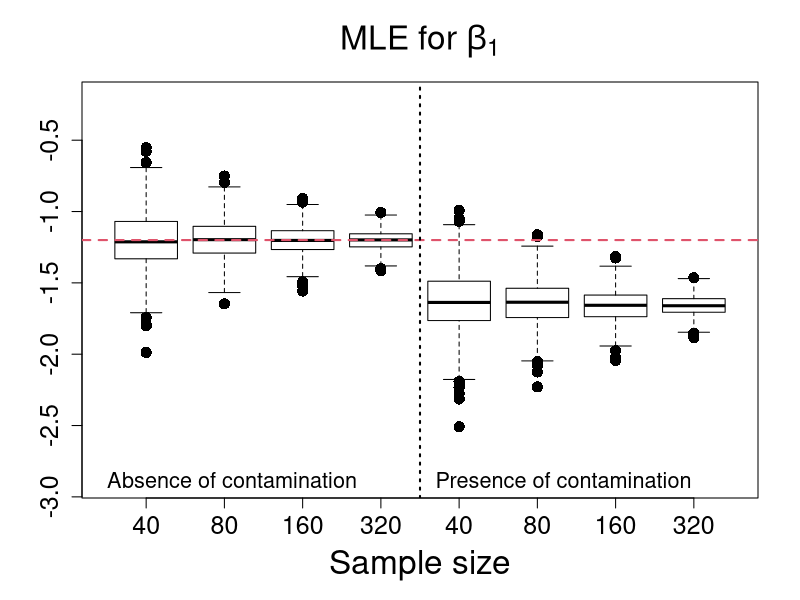
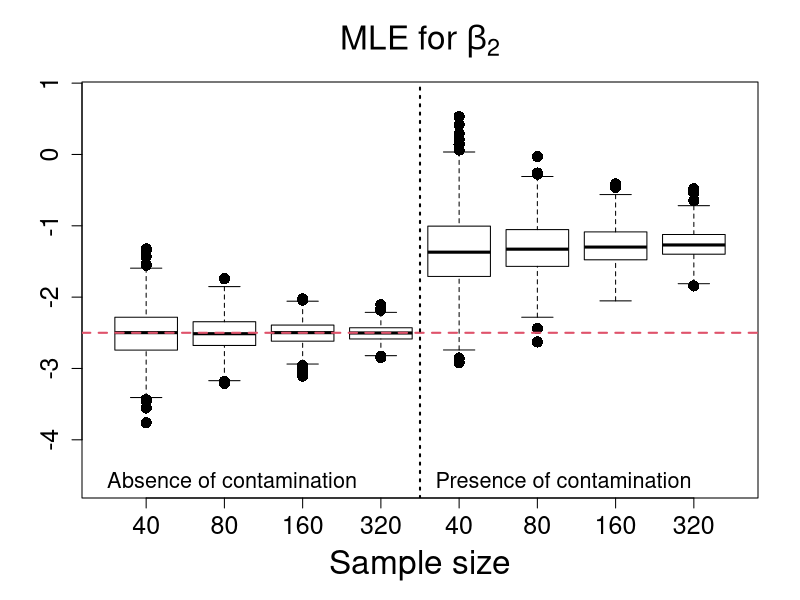
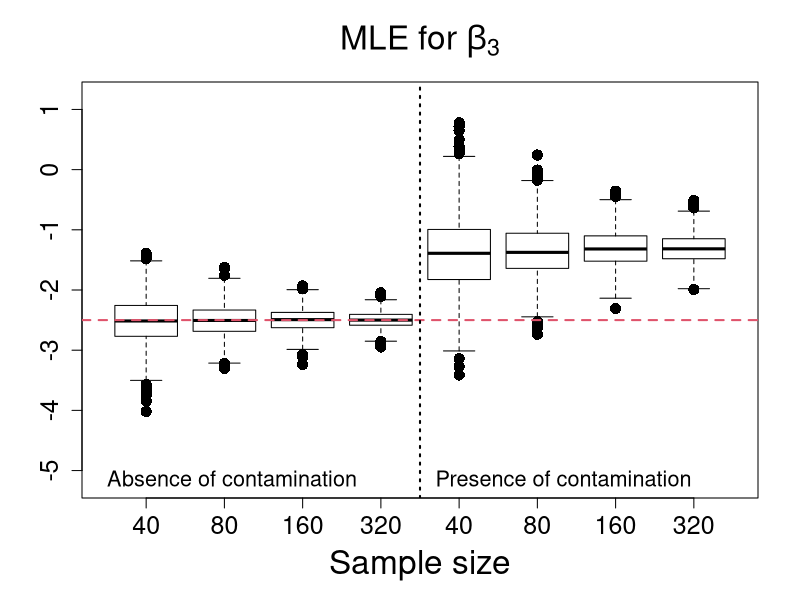
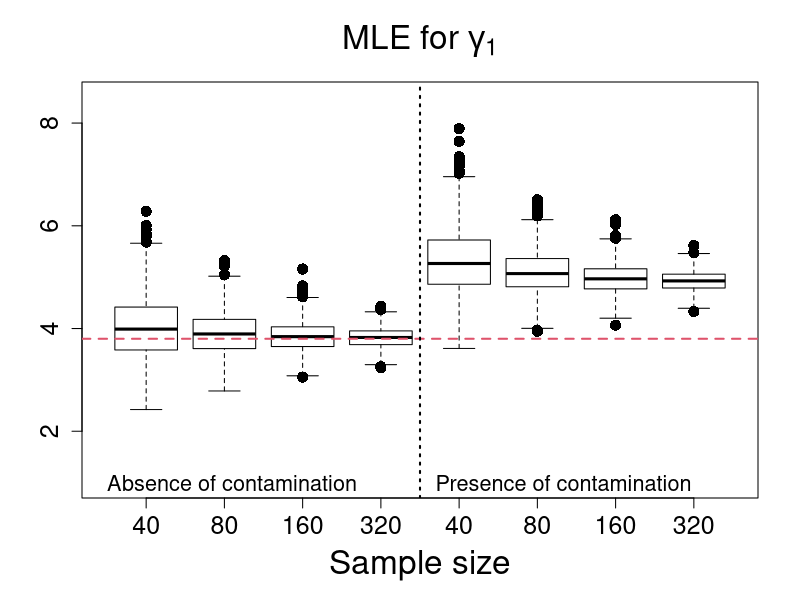
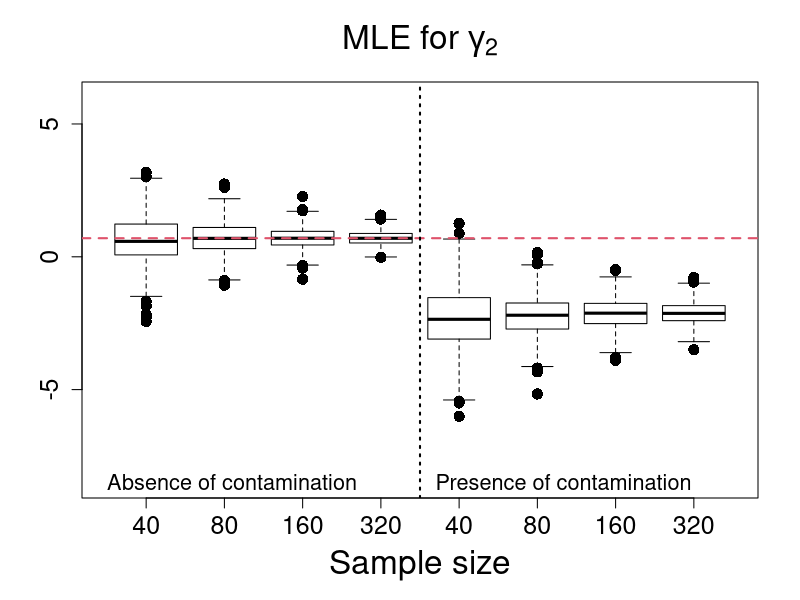
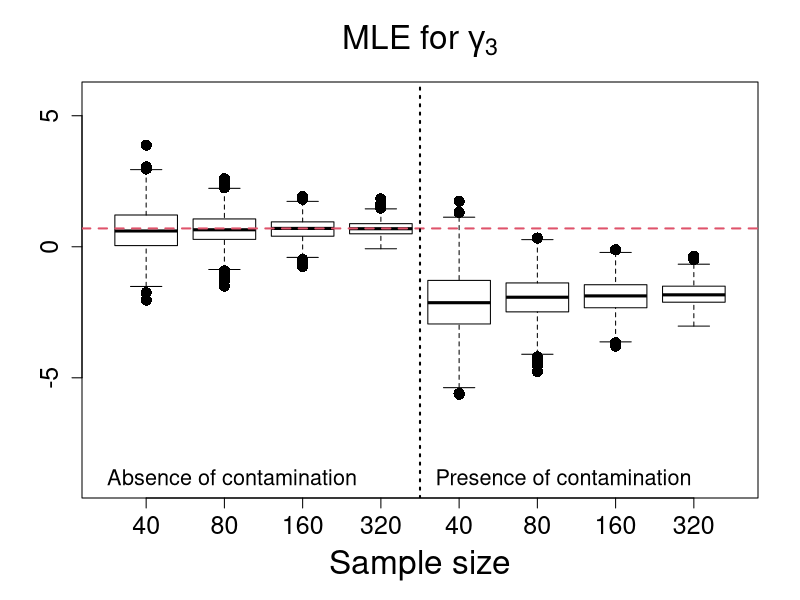
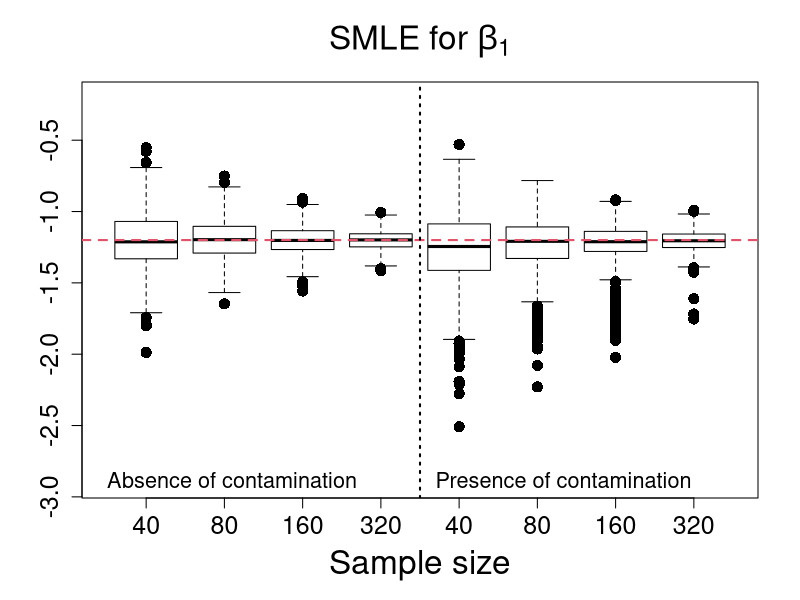
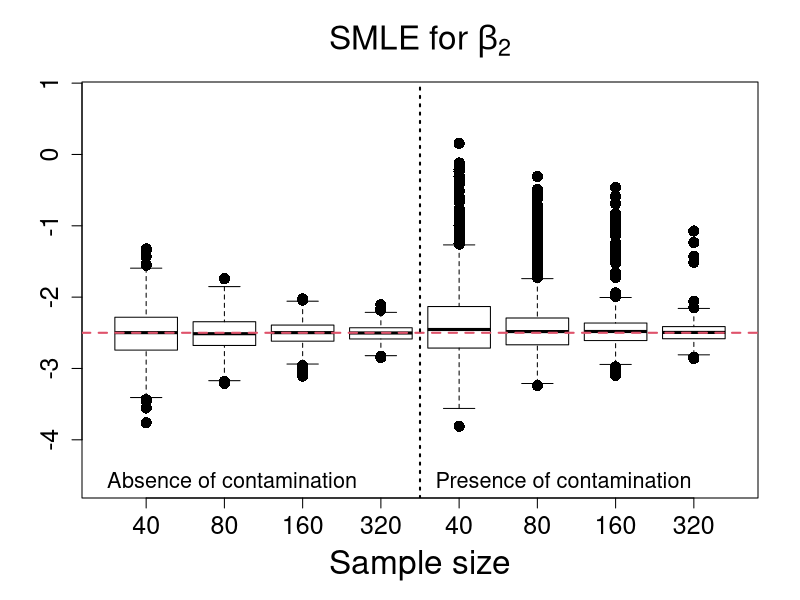

Generate these figures, in order, with R:
rm(list=ls())

data40 <- read.table("Estimates_Scenario5_n40.txt", h=T)
data80 <- read.table("Estimates_Scenario5_n80.txt", h=T)
data160 <- read.table("Estimates_Scenario5_n160.txt", h=T)
data320 <- read.table("Estimates_Scenario5_n320.txt", h=T)

#**************************MLE estimates******************************#
MLE_beta1_n40 <- data40$MLE_beta1; MLEC_beta1_n40 <- data40$MLE_C_beta1
MLE_beta2_n40 <- data40$MLE_beta2; MLEC_beta2_n40 <- data40$MLE_C_beta2
MLE_beta3_n40 <- data40$MLE_beta3; MLEC_beta3_n40 <- data40$MLE_C_beta3
MLE_gama1_n40 <- data40$MLE_gama1; MLEC_gama1_n40 <- data40$MLE_C_gama1
MLE_gama2_n40 <- data40$MLE_gama2; MLEC_gama2_n40 <- data40$MLE_C_gama2
MLE_gama3_n40 <- data40$MLE_gama3; MLEC_gama3_n40 <- data40$MLE_C_gama3

MLE_beta1_n80 <- data80$MLE_beta1; MLEC_beta1_n80 <- data80$MLE_C_beta1
MLE_beta2_n80 <- data80$MLE_beta2; MLEC_beta2_n80 <- data80$MLE_C_beta2
MLE_beta3_n80 <- data80$MLE_beta3; MLEC_beta3_n80 <- data80$MLE_C_beta3
MLE_gama1_n80 <- data80$MLE_gama1; MLEC_gama1_n80 <- data80$MLE_C_gama1
MLE_gama2_n80 <- data80$MLE_gama2; MLEC_gama2_n80 <- data80$MLE_C_gama2
MLE_gama3_n80 <- data80$MLE_gama3; MLEC_gama3_n80 <- data80$MLE_C_gama3

MLE_beta1_n160 <- data160$MLE_beta1; MLEC_beta1_n160 <- data160$MLE_C_beta1
MLE_beta2_n160 <- data160$MLE_beta2; MLEC_beta2_n160 <- data160$MLE_C_beta2
MLE_beta3_n160 <- data160$MLE_beta3; MLEC_beta3_n160 <- data160$MLE_C_beta3
MLE_gama1_n160 <- data160$MLE_gama1; MLEC_gama1_n160 <- data160$MLE_C_gama1
MLE_gama2_n160 <- data160$MLE_gama2; MLEC_gama2_n160 <- data160$MLE_C_gama2
MLE_gama3_n160 <- data160$MLE_gama3; MLEC_gama3_n160 <- data160$MLE_C_gama3

MLE_beta1_n320 <- data320$MLE_beta1; MLEC_beta1_n320 <- data320$MLE_C_beta1
MLE_beta2_n320 <- data320$MLE_beta2; MLEC_beta2_n320 <- data320$MLE_C_beta2
MLE_beta3_n320 <- data320$MLE_beta3; MLEC_beta3_n320 <- data320$MLE_C_beta3
MLE_gama1_n320 <- data320$MLE_gama1; MLEC_gama1_n320 <- data320$MLE_C_gama1
MLE_gama2_n320 <- data320$MLE_gama2; MLEC_gama2_n320 <- data320$MLE_C_gama2
MLE_gama3_n320 <- data320$MLE_gama3; MLEC_gama3_n320 <- data320$MLE_C_gama3


#**************************SMLE estimates******************************#

SMLE_beta1_n40 <- data40$SMLE_beta1; SMLEC_beta1_n40 <- data40$SMLE_C_beta1
SMLE_beta2_n40 <- data40$SMLE_beta2; SMLEC_beta2_n40 <- data40$SMLE_C_beta2
SMLE_beta3_n40 <- data40$SMLE_beta3; SMLEC_beta3_n40 <- data40$SMLE_C_beta3
SMLE_gama1_n40 <- data40$SMLE_gama1; SMLEC_gama1_n40 <- data40$SMLE_C_gama1
SMLE_gama2_n40 <- data40$SMLE_gama2; SMLEC_gama2_n40 <- data40$SMLE_C_gama2
SMLE_gama3_n40 <- data40$SMLE_gama3; SMLEC_gama3_n40 <- data40$SMLE_C_gama3

SMLE_beta1_n80 <- data80$SMLE_beta1; SMLEC_beta1_n80 <- data80$SMLE_C_beta1
SMLE_beta2_n80 <- data80$SMLE_beta2; SMLEC_beta2_n80 <- data80$SMLE_C_beta2
SMLE_beta3_n80 <- data80$SMLE_beta3; SMLEC_beta3_n80 <- data80$SMLE_C_beta3
SMLE_gama1_n80 <- data80$SMLE_gama1; SMLEC_gama1_n80 <- data80$SMLE_C_gama1
SMLE_gama2_n80 <- data80$SMLE_gama2; SMLEC_gama2_n80 <- data80$SMLE_C_gama2
SMLE_gama3_n80 <- data80$SMLE_gama3; SMLEC_gama3_n80 <- data80$SMLE_C_gama3

SMLE_beta1_n160 <- data160$SMLE_beta1; SMLEC_beta1_n160 <- data160$SMLE_C_beta1
SMLE_beta2_n160 <- data160$SMLE_beta2; SMLEC_beta2_n160 <- data160$SMLE_C_beta2
SMLE_beta3_n160 <- data160$SMLE_beta3; SMLEC_beta3_n160 <- data160$SMLE_C_beta3
SMLE_gama1_n160 <- data160$SMLE_gama1; SMLEC_gama1_n160 <- data160$SMLE_C_gama1
SMLE_gama2_n160 <- data160$SMLE_gama2; SMLEC_gama2_n160 <- data160$SMLE_C_gama2
SMLE_gama3_n160 <- data160$SMLE_gama3; SMLEC_gama3_n160 <- data160$SMLE_C_gama3

SMLE_beta1_n320 <- data320$SMLE_beta1; SMLEC_beta1_n320 <- data320$SMLE_C_beta1
SMLE_beta2_n320 <- data320$SMLE_beta2; SMLEC_beta2_n320 <- data320$SMLE_C_beta2
SMLE_beta3_n320 <- data320$SMLE_beta3; SMLEC_beta3_n320 <- data320$SMLE_C_beta3
SMLE_gama1_n320 <- data320$SMLE_gama1; SMLEC_gama1_n320 <- data320$SMLE_C_gama1
SMLE_gama2_n320 <- data320$SMLE_gama2; SMLEC_gama2_n320 <- data320$SMLE_C_gama2
SMLE_gama3_n320 <- data320$SMLE_gama3; SMLEC_gama3_n320 <- data320$SMLE_C_gama3

#**************************MDPDE estimates******************************#

MDPDE_beta1_n40 <- data40$MDPDE_beta1; MDPDEC_beta1_n40 <- data40$MDPDE_C_beta1
MDPDE_beta2_n40 <- data40$MDPDE_beta2; MDPDEC_beta2_n40 <- data40$MDPDE_C_beta2
MDPDE_beta3_n40 <- data40$MDPDE_beta3; MDPDEC_beta3_n40 <- data40$MDPDE_C_beta3
MDPDE_gama1_n40 <- data40$MDPDE_gama1; MDPDEC_gama1_n40 <- data40$MDPDE_C_gama1
MDPDE_gama2_n40 <- data40$MDPDE_gama2; MDPDEC_gama2_n40 <- data40$MDPDE_C_gama2
MDPDE_gama3_n40 <- data40$MDPDE_gama3; MDPDEC_gama3_n40 <- data40$MDPDE_C_gama3

MDPDE_beta1_n80 <- data80$MDPDE_beta1; MDPDEC_beta1_n80 <- data80$MDPDE_C_beta1
MDPDE_beta2_n80 <- data80$MDPDE_beta2; MDPDEC_beta2_n80 <- data80$MDPDE_C_beta2
MDPDE_beta3_n80 <- data80$MDPDE_beta3; MDPDEC_beta3_n80 <- data80$MDPDE_C_beta3
MDPDE_gama1_n80 <- data80$MDPDE_gama1; MDPDEC_gama1_n80 <- data80$MDPDE_C_gama1
MDPDE_gama2_n80 <- data80$MDPDE_gama2; MDPDEC_gama2_n80 <- data80$MDPDE_C_gama2
MDPDE_gama3_n80 <- data80$MDPDE_gama3; MDPDEC_gama3_n80 <- data80$MDPDE_C_gama3

MDPDE_beta1_n160 <- data160$MDPDE_beta1; MDPDEC_beta1_n160 <- data160$MDPDE_C_beta1
MDPDE_beta2_n160 <- data160$MDPDE_beta2; MDPDEC_beta2_n160 <- data160$MDPDE_C_beta2
MDPDE_beta3_n160 <- data160$MDPDE_beta3; MDPDEC_beta3_n160 <- data160$MDPDE_C_beta3
MDPDE_gama1_n160 <- data160$MDPDE_gama1; MDPDEC_gama1_n160 <- data160$MDPDE_C_gama1
MDPDE_gama2_n160 <- data160$MDPDE_gama2; MDPDEC_gama2_n160 <- data160$MDPDE_C_gama2
MDPDE_gama3_n160 <- data160$MDPDE_gama3; MDPDEC_gama3_n160 <- data160$MDPDE_C_gama3

MDPDE_beta1_n320 <- data320$MDPDE_beta1; MDPDEC_beta1_n320 <- data320$MDPDE_C_beta1
MDPDE_beta2_n320 <- data320$MDPDE_beta2; MDPDEC_beta2_n320 <- data320$MDPDE_C_beta2
MDPDE_beta3_n320 <- data320$MDPDE_beta3; MDPDEC_beta3_n320 <- data320$MDPDE_C_beta3
MDPDE_gama1_n320 <- data320$MDPDE_gama1; MDPDEC_gama1_n320 <- data320$MDPDE_C_gama1
MDPDE_gama2_n320 <- data320$MDPDE_gama2; MDPDEC_gama2_n320 <- data320$MDPDE_C_gama2
MDPDE_gama3_n320 <- data320$MDPDE_gama3; MDPDEC_gama3_n320 <- data320$MDPDE_C_gama3

#********************MLE estimates of beta1****************#
boxplot(MLE_beta1_n40,MLE_beta1_n80,MLE_beta1_n160,MLE_beta1_n320,
MLEC_beta1_n40,MLEC_beta1_n80,MLEC_beta1_n160,MLEC_beta1_n320,
main=expression( paste("MLE for ", beta[1])),
xlab="Sample size",ylab="",names=c(40,80,160,320,40,80,160,320),outline=T,
ylim=c(-2.9,-0.2), cex=1.5,cex.lab=2.0,cex.axis=1.5,cex.main=2.0, pch=16, col=NULL)
abline(-1.2,0,col=2,lty=2,lwd=2)
abline(v=4.5,lty=3,lwd=2)
legend(0.0,-2.7,"Absence of contamination",bty="n",cex=1.3)
legend(4.2,-2.7,"Presence of contamination",bty="n",cex=1.3)

#********************MLE estimates of beta2****************#
boxplot(MLE_beta2_n40,MLE_beta2_n80,MLE_beta2_n160,MLE_beta2_n320,
MLEC_beta2_n40,MLEC_beta2_n80,MLEC_beta2_n160,MLEC_beta2_n320,
main=expression( paste("MLE for ", beta[2])),
xlab="Sample size",ylab="",names=c(40,80,160,320,40,80,160,320),outline=T,
ylim=c(-4.6,0.8), cex=1.5,cex.lab=2.0,cex.axis=1.5,cex.main=2.0, pch=16, col=NULL)
abline(-2.5,0,col=2,lty=2,lwd=2)
abline(v=4.5,lty=3,lwd=2)
legend(0.0,-4.2,"Absence of contamination",bty="n",cex=1.3)
legend(4.2,-4.2,"Presence of contamination",bty="n",cex=1.3)

#********************MLE estimates of beta3****************#
boxplot(MLE_beta3_n40,MLE_beta3_n80,MLE_beta3_n160,MLE_beta3_n320,
MLEC_beta3_n40,MLEC_beta3_n80,MLEC_beta3_n160,MLEC_beta3_n320,
main=expression( paste("MLE for ", beta[3])),
xlab="Sample size",ylab="",names=c(40,80,160,320,40,80,160,320),outline=T,
ylim=c(-5.2,1.2), cex=1.5,cex.lab=2.0,cex.axis=1.5,cex.main=2.0, pch=16, col=NULL)
abline(-2.5,0,col=2,lty=2,lwd=2)
abline(v=4.5,lty=3,lwd=2)
legend(0.0,-4.7,"Absence of contamination",bty="n",cex=1.3)
legend(4.2,-4.7,"Presence of contamination",bty="n",cex=1.3)

#********************MLE estimates of gamma1****************#
boxplot(MLE_gama1_n40,MLE_gama1_n80,MLE_gama1_n160,MLE_gama1_n320,
MLEC_gama1_n40,MLEC_gama1_n80,MLEC_gama1_n160,MLEC_gama1_n320,
main=expression( paste("MLE for ", gamma[1])),
xlab="Sample size",ylab="",names=c(40,80,160,320,40,80,160,320),outline=T,
ylim=c(1,8.5), cex=1.5,cex.lab=2.0,cex.axis=1.5,cex.main=2.0, pch=16, col=NULL)
abline(3.8,0,col=2,lty=2,lwd=2)
abline(v=4.5,lty=3,lwd=2)
legend(0.0,1.5,"Absence of contamination",bty="n",cex=1.3)
legend(4.2,1.5,"Presence of contamination",bty="n",cex=1.3)

#********************MLE estimates of gamma2****************#
boxplot(MLE_gama2_n40,MLE_gama2_n80,MLE_gama2_n160,MLE_gama2_n320,
MLEC_gama2_n40,MLEC_gama2_n80,MLEC_gama2_n160,MLEC_gama2_n320,
main=expression( paste("MLE for ", gamma[2])),
xlab="Sample size",ylab="",names=c(40,80,160,320,40,80,160,320),outline=T,
ylim=c(-8.5,6.0), cex=1.5,cex.lab=2.0,cex.axis=1.5,cex.main=2.0, pch=16, col=NULL)
abline(0.7,0,col=2,lty=2,lwd=2)
abline(v=4.5,lty=3,lwd=2)
legend(0.0,-7.5,"Absence of contamination",bty="n",cex=1.3)
legend(4.2,-7.5,"Presence of contamination",bty="n",cex=1.3)

#********************MLE estimates of gamma3****************#
boxplot(MLE_gama3_n40,MLE_gama3_n80,MLE_gama3_n160,MLE_gama3_n320,
MLEC_gama3_n40,MLEC_gama3_n80,MLEC_gama3_n160,MLEC_gama3_n320,
main=expression( paste("MLE for ", gamma[3])),
xlab="Sample size",ylab="",names=c(40,80,160,320,40,80,160,320),outline=T,
ylim=c(-9.0,5.7), cex=1.5,cex.lab=2.0,cex.axis=1.5,cex.main=2.0, pch=16, col=NULL)
abline(0.7,0,col=2,lty=2,lwd=2)
abline(v=4.5,lty=3,lwd=2)
legend(0.0,-7.8,"Absence of contamination",bty="n",cex=1.3)
legend(4.2,-7.8,"Presence of contamination",bty="n",cex=1.3)

#**************************SMLE estimates******************************#

#********************SMLE estimates of beta1****************#
boxplot(SMLE_beta1_n40,SMLE_beta1_n80,SMLE_beta1_n160,SMLE_beta1_n320,
SMLEC_beta1_n40,SMLEC_beta1_n80,SMLEC_beta1_n160,SMLEC_beta1_n320,
main=expression( paste("SMLE for ", beta[1])),
xlab="Sample size",ylab="",names=c(40,80,160,320,40,80,160,320),outline=T,
ylim=c(-2.9,-0.2), cex=1.5,cex.lab=2.0,cex.axis=1.5,cex.main=2.0, pch=16, col=NULL)
abline(-1.2,0,col=2,lty=2,lwd=2)
abline(v=4.5,lty=3,lwd=2)
legend(0.0,-2.7,"Absence of contamination",bty="n",cex=1.3)
legend(4.2,-2.7,"Presence of contamination",bty="n",cex=1.3)

#********************SMLE estimates of beta2****************#
boxplot(SMLE_beta2_n40,SMLE_beta2_n80,SMLE_beta2_n160,SMLE_beta2_n320,
SMLEC_beta2_n40,SMLEC_beta2_n80,SMLEC_beta2_n160,SMLEC_beta2_n320,
main=expression( paste("SMLE for ", beta[2])),
xlab="Sample size",ylab="",names=c(40,80,160,320,40,80,160,320),outline=T,
ylim=c(-4.6,0.8), cex=1.5,cex.lab=2.0,cex.axis=1.5,cex.main=2.0, pch=16, col=NULL)
abline(-2.5,0,col=2,lty=2,lwd=2)
abline(v=4.5,lty=3,lwd=2)
legend(0.0,-4.2,"Absence of contamination",bty="n",cex=1.3)
legend(4.2,-4.2,"Presence of contamination",bty="n",cex=1.3)

#********************SMLE estimates of beta3****************#
boxplot(SMLE_beta3_n40,SMLE_beta3_n80,SMLE_beta3_n160,SMLE_beta3_n320,
SMLEC_beta3_n40,SMLEC_beta3_n80,SMLEC_beta3_n160,SMLEC_beta3_n320,
main=expression( paste("SMLE for ", beta[3])),
xlab="Sample size",ylab="",names=c(40,80,160,320,40,80,160,320),outline=T,
ylim=c(-5.2,1.2), cex=1.5,cex.lab=2.0,cex.axis=1.5,cex.main=2.0, pch=16, col=NULL)
abline(-2.5,0,col=2,lty=2,lwd=2)
abline(v=4.5,lty=3,lwd=2)
legend(0.0,-4.7,"Absence of contamination",bty="n",cex=1.3)
legend(4.2,-4.7,"Presence of contamination",bty="n",cex=1.3)

#********************SMLE estimates of gamma1****************#
boxplot(SMLE_gama1_n40,SMLE_gama1_n80,SMLE_gama1_n160,SMLE_gama1_n320,
SMLEC_gama1_n40,SMLEC_gama1_n80,SMLEC_gama1_n160,SMLEC_gama1_n320,
main=expression( paste("SMLE for ", gamma[1])),
xlab="Sample size",ylab="",names=c(40,80,160,320,40,80,160,320),outline=T,
ylim=c(1,8.5), cex=1.5,cex.lab=2.0,cex.axis=1.5,cex.main=2.0, pch=16, col=NULL)
abline(3.8,0,col=2,lty=2,lwd=2)
abline(v=4.5,lty=3,lwd=2)
legend(0.0,1.5,"Absence of contamination",bty="n",cex=1.3)
legend(4.2,1.5,"Presence of contamination",bty="n",cex=1.3)

#********************SMLE estimates of gamma2****************#
boxplot(SMLE_gama2_n40,SMLE_gama2_n80,SMLE_gama2_n160,SMLE_gama2_n320,
SMLEC_gama2_n40,SMLEC_gama2_n80,SMLEC_gama2_n160,SMLEC_gama2_n320,
main=expression( paste("SMLE for ", gamma[2])),
xlab="Sample size",ylab="",names=c(40,80,160,320,40,80,160,320),outline=T,
ylim=c(-8.5,6), cex=1.5,cex.lab=2.0,cex.axis=1.5,cex.main=2.0, pch=16, col=NULL)
abline(0.7,0,col=2,lty=2,lwd=2)
abline(v=4.5,lty=3,lwd=2)
legend(0.0,-7.5,"Absence of contamination",bty="n",cex=1.3)
legend(4.2,-7.5,"Presence of contamination",bty="n",cex=1.3)

#********************SMLE estimates of gamma3****************#
boxplot(SMLE_gama3_n40,SMLE_gama3_n80,SMLE_gama3_n160,SMLE_gama3_n320,
SMLEC_gama3_n40,SMLEC_gama3_n80,SMLEC_gama3_n160,SMLEC_gama3_n320,
main=expression( paste("SMLE for ", gamma[3])),
xlab="Sample size",ylab="",names=c(40,80,160,320,40,80,160,320),outline=T,
ylim=c(-9.0,5.7), cex=1.5,cex.lab=2.0,cex.axis=1.5,cex.main=2.0, pch=16, col=NULL)
abline(0.7,0,col=2,lty=2,lwd=2)
abline(v=4.5,lty=3,lwd=2)
legend(0.0,-7.8,"Absence of contamination",bty="n",cex=1.3)
legend(4.2,-7.8,"Presence of contamination",bty="n",cex=1.3)

#**************************MDPDE estimates******************************#

#********************MDPDE estimates of beta1****************#
boxplot(MDPDE_beta1_n40,MDPDE_beta1_n80,MDPDE_beta1_n160,MDPDE_beta1_n320,
MDPDEC_beta1_n40,MDPDEC_beta1_n80,MDPDEC_beta1_n160,MDPDEC_beta1_n320,
main=expression( paste("MDPDE for ", beta[1])),
xlab="Sample size",ylab="",names=c(40,80,160,320,40,80,160,320),outline=T,
ylim=c(-2.9,-0.2), cex=1.5,cex.lab=2.0,cex.axis=1.5,cex.main=2.0, pch=16, col=NULL)
abline(-1.2,0,col=2,lty=2,lwd=2)
abline(v=4.5,lty=3,lwd=2)
legend(0.0,-2.7,"Absence of contamination",bty="n",cex=1.3)
legend(4.2,-2.7,"Presence of contamination",bty="n",cex=1.3)

#********************MDPDE estimates of beta2****************#
boxplot(MDPDE_beta2_n40,MDPDE_beta2_n80,MDPDE_beta2_n160,MDPDE_beta2_n320,
MDPDEC_beta2_n40,MDPDEC_beta2_n80,MDPDEC_beta2_n160,MDPDEC_beta2_n320,
main=expression( paste("MDPDE for ", beta[2])),
xlab="Sample size",ylab="",names=c(40,80,160,320,40,80,160,320),outline=T,
ylim=c(-4.6,0.8), cex=1.5,cex.lab=2.0,cex.axis=1.5,cex.main=2.0, pch=16, col=NULL)
abline(-2.5,0,col=2,lty=2,lwd=2)
abline(v=4.5,lty=3,lwd=2)
legend(0.0,-4.2,"Absence of contamination",bty="n",cex=1.3)
legend(4.2,-4.2,"Presence of contamination",bty="n",cex=1.3)

#********************MDPDE estimates of beta3****************#
boxplot(MDPDE_beta3_n40,MDPDE_beta3_n80,MDPDE_beta3_n160,MDPDE_beta3_n320,
MDPDEC_beta3_n40,MDPDEC_beta3_n80,MDPDEC_beta3_n160,MDPDEC_beta3_n320,
main=expression( paste("MDPDE for ", beta[3])),
xlab="Sample size",ylab="",names=c(40,80,160,320,40,80,160,320),outline=T,
ylim=c(-5.2,1.2), cex=1.5,cex.lab=2.0,cex.axis=1.5,cex.main=2.0, pch=16, col=NULL)
abline(-2.5,0,col=2,lty=2,lwd=2)
abline(v=4.5,lty=3,lwd=2)
legend(0.0,-4.7,"Absence of contamination",bty="n",cex=1.3)
legend(4.2,-4.7,"Presence of contamination",bty="n",cex=1.3)

#********************MDPDE estimates of gamma1****************#
boxplot(MDPDE_gama1_n40,MDPDE_gama1_n80,MDPDE_gama1_n160,MDPDE_gama1_n320,
MDPDEC_gama1_n40,MDPDEC_gama1_n80,MDPDEC_gama1_n160,MDPDEC_gama1_n320,
main=expression( paste("MDPDE for ", gamma[1])),
xlab="Sample size",ylab="",names=c(40,80,160,320,40,80,160,320),outline=T,
ylim=c(1,8.5), cex=1.5,cex.lab=2.0,cex.axis=1.5,cex.main=2.0, pch=16, col=NULL)
abline(3.8,0,col=2,lty=2,lwd=2)
abline(v=4.5,lty=3,lwd=2)
legend(0.0,1.5,"Absence of contamination",bty="n",cex=1.3)
legend(4.2,1.5,"Presence of contamination",bty="n",cex=1.3)

#********************MDPDE estimates of gamma2****************#
boxplot(MDPDE_gama2_n40,MDPDE_gama2_n80,MDPDE_gama2_n160,MDPDE_gama2_n320,
MDPDEC_gama2_n40,MDPDEC_gama2_n80,MDPDEC_gama2_n160,MDPDEC_gama2_n320,
main=expression( paste("MDPDE for ", gamma[2])),
xlab="Sample size",ylab="",names=c(40,80,160,320,40,80,160,320),outline=T,
ylim=c(-8.5,6.0), cex=1.5,cex.lab=2.0,cex.axis=1.5,cex.main=2.0, pch=16, col=NULL)
abline(0.7,0,col=2,lty=2,lwd=2)
abline(v=4.5,lty=3,lwd=2)
legend(0.0,-7.5,"Absence of contamination",bty="n",cex=1.3)
legend(4.2,-7.5,"Presence of contamination",bty="n",cex=1.3)

#********************MDPDE estimates of gamma3****************#
boxplot(MDPDE_gama3_n40,MDPDE_gama3_n80,MDPDE_gama3_n160,MDPDE_gama3_n320,
MDPDEC_gama3_n40,MDPDEC_gama3_n80,MDPDEC_gama3_n160,MDPDEC_gama3_n320,
main=expression( paste("MDPDE for ", gamma[3])),
xlab="Sample size",ylab="",names=c(40,80,160,320,40,80,160,320),outline=T,
ylim=c(-9.0,5.7), cex=1.5,cex.lab=2.0,cex.axis=1.5,cex.main=2.0, pch=16, col=NULL)
abline(0.7,0,col=2,lty=2,lwd=2)
abline(v=4.5,lty=3,lwd=2)
legend(0.0,-7.8,"Absence of contamination",bty="n",cex=1.3)
legend(4.2,-7.8,"Presence of contamination",bty="n",cex=1.3)
